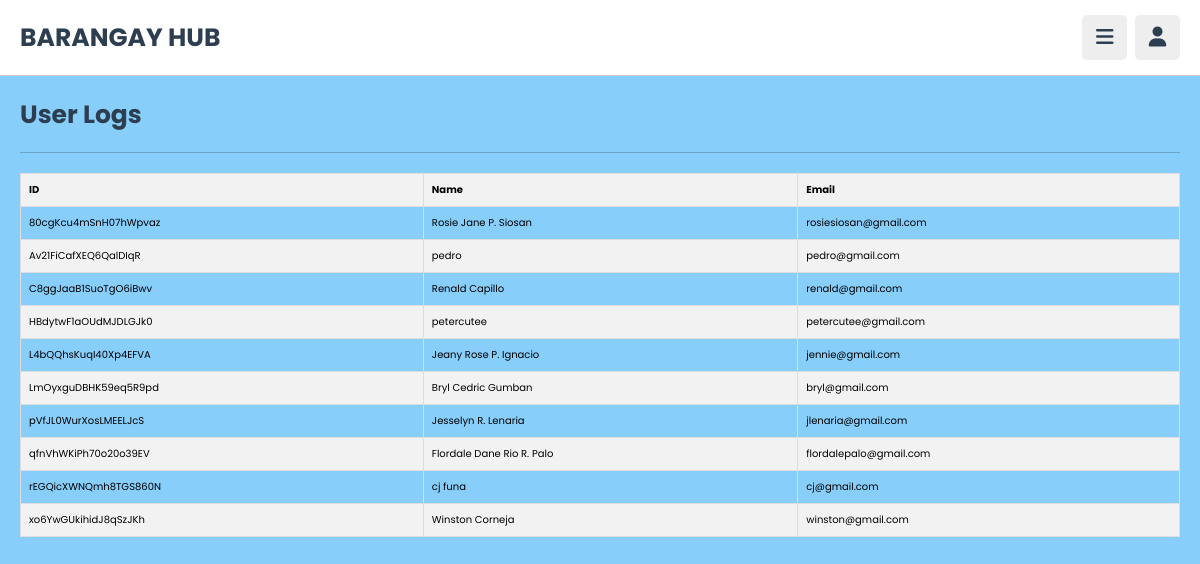
Page /admin/users.php (signed in) on the committed database.
### tables this page shows
CREATE TABLE `users` (
  `id` varchar(20) NOT NULL,
  `name` varchar(50) NOT NULL,
  `email` varchar(100) NOT NULL,
  `password` varchar(50) NOT NULL,
  `image` varchar(100) NOT NULL
);

### admin/users.php (the view, shortened to what this page needs)
<?php
include("../components/connect.php");
$sql = "SELECT * FROM users";
$result = $conn->query($sql);
?>
<!DOCTYPE html>
<html lang="en">
<head>
    <link rel="stylesheet" href="https://cdnjs.cloudflare.com/ajax/libs/font-awesome/6.2.0/css/all.min.css">
    <link rel="stylesheet" href="../css/userstyle.css">
    <link rel="stylesheet" href="../css/admin_style.css">
</head>
<body>
    <?php include '../components/admin_header.php'; ?>
    <section id="content" class="community">
        <h2 class="heading">User Logs</h2>
        <div class="table-container">
            <table>
                <thead>
                    <tr>
                        <th>ID</th>
                        <th>Name</th>
                        <th>Email</th>
                    </tr>
                </thead>
                <tbody>
                    <?php
                    if ($result->rowCount() > 0) {
                        while ($row = $result->fetch(PDO::FETCH_ASSOC)) {
                            echo "<tr>";
                            echo "<td>" . $row["id"] . "</td>";
                            echo "<td>" . $row["name"] . "</td>";
                            echo "<td>" . $row["email"] . "</td>";
                        }
                    } else {
                        echo "<tr><td colspan='3'>No users found</td></tr>";
                    }
                    ?>
                </tbody>
            </table>
        </div>
    </section>
</body>
</html>

### css/userstyle.css (style rules this page uses)
table { width: 100%; border-collapse: collapse; }
th { background-color: #f2f2f2; border: 1px solid #dddddd; padding: 8px; text-align: left; }
td { border: 1px solid #dddddd; padding: 8px; }
tbody tr:nth-child(even) { background-color: #f2f2f2; }
.table-container { overflow-x: auto; }

### css/admin_style.css (style rules this page uses)
:root { --main-color:#8e44ad; --red:#e74c3c; --oragen:#f39c12; --white:#fff; --black:#2c3e50; --light-color:#888; --light-bg:#eee; --border:.1rem solid rgba(0,0,0,.2); }
* { font-family: "Poppins", sans-serif; margin: 0; padding: 0; box-sizing: border-box; outline: none; border: none; text-decoration: none; }
html { font-size: 62.5%; overflow-x: hidden; }
body { background: lightskyblue; padding-left: 30rem; }
section { padding:2rem; max-width: 1200px; margin: 0 auto; }
.heading { padding-bottom: 1.8rem; border-bottom: var(--border); font-size: 2.5rem; color: var(--black); text-transform: capitalize; margin-bottom: 2rem; }
@media (max-width:1200px) { body { padding-left: 0; } }

### rows in the picture
users: id "80cgKcu4mSnH07hWpvaz", name "Rosie Jane P. Siosan", email "rosiesiosan@gmail.com"
users: id "Av21FiCafXEQ6QalDIqR", name "pedro", email "pedro@gmail.com"
users: id "C8ggJaaB1SuoTgO6iBwv", name "Renald Capillo", email "renald@gmail.com"
users: id "HBdytwF1aOUdMJDLGJk0", name "petercutee", email "petercutee@gmail.com"
users: id "L4bQQhsKuqI40Xp4EFVA", name "Jeany Rose P. Ignacio", email "jennie@gmail.com"
users: id "LmOyxguDBHK59eq5R9pd", name "Bryl Cedric Gumban", email "bryl@gmail.com"
users: id "pVfJL0WurXosLMEELJcS", name "Jesselyn R. Lenaria", email "jlenaria@gmail.com"
users: id "qfnVhWKiPh70o20o39EV", name "Flordale Dane Rio R. Palo", email "flordalepalo@gmail.com"
users: id "rEGQicXWNQmh8TGS860N", name "cj funa", email "cj@gmail.com"
users: id "xo6YwGUkihidJ8qSzJKh", name "Winston Corneja", email "winston@gmail.com"
